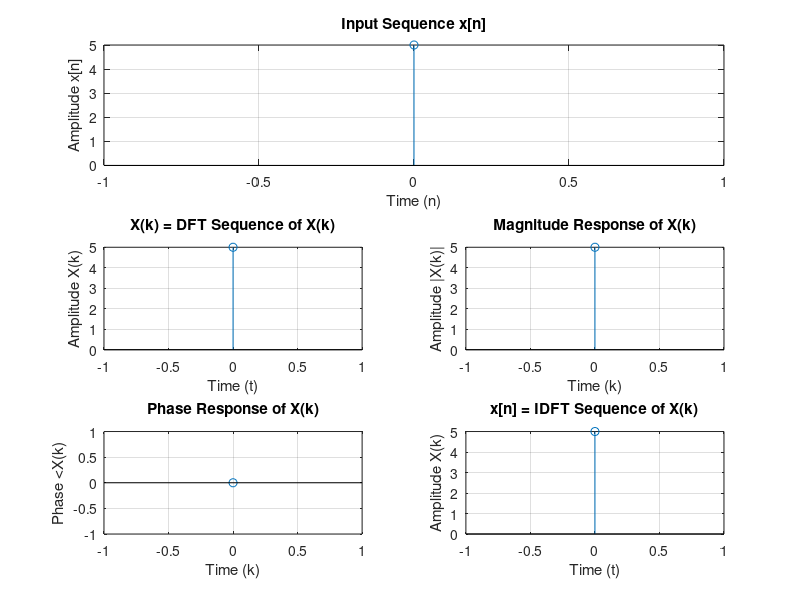

The MATLAB script that drew this image:
% To find DFT/IDFT of given DT sequence without using the inbuilt function
% (without FFT or IFFT)

clc;
xn=input('Enter the input sequence x(n)='); %Get the sequence from the user
N=length(xn);                               %length of the sequence
xk=zeros(1,N);                              %set DFT values
ixk=zeros(1,N);                             %set IDFT values
% -------------------------------------------------------------------------
% Code block to find the DFT of the sequence
% -------------------------------------------------------------------------
for n=0:N-1
    for k=0:N-1
        xk(k+1)=xk(k+1)+(xn(n+1)*exp((-1i)*2*pi*k*n/N));
    end
end
disp('X(k) = DFT value of x[n] =');
disp(xk);
% -------------------------------------------------------------------------
% Code block to find the IDFT of the sequence
% -------------------------------------------------------------------------
for n=0:N-1
    for k=0:N-1
        ixk(n+1)=ixk(n+1)+(xk(k+1)*exp(1i*2*pi*k*n/N));
    end
end
ixk=ixk./N;
disp('x[n] = IDFT values of X(K) = ');
disp(ixk);
% -------------------------------------------------------------------------
% For plotting
% -------------------------------------------------------------------------

% For input sequence
t=0:N-1;
subplot(3,2,[1 2]);
stem(t, xn);
xlabel('Time (n)');
ylabel('Amplitude x[n]');
title('Input Sequence x[n]');
grid on;

% For DFT values X(k)
t=0:N-1;
subplot(3,2,3);
stem(t,abs(xk));
xlabel('Time (t)');
ylabel('Amplitude X(k)');
title('X(k) = DFT Sequence of X(k)');
grid on

% Magnitude plot
t=0:N-1;
subplot(3,2,4);
stem(t, abs(xk));
xlabel('Time (k)');
ylabel('Amplitude |X(k)|');
title('Magnitude Response of X(k)');
grid on

% Phase plot
t=0:N-1;
subplot(3,2,5);
stem(t, angle(xk));
xlabel('Time (k)');
ylabel('Phase <X(k)');
title('Phase Response of X(k)');
grid on

% For IDFT values X(k) = x[n]
t=0:N-1;
subplot(3,2,6);
stem(t,ixk);
xlabel('Time (t)');
ylabel('Amplitude X(k)');
title('x[n] = IDFT Sequence of X(k)');
grid on